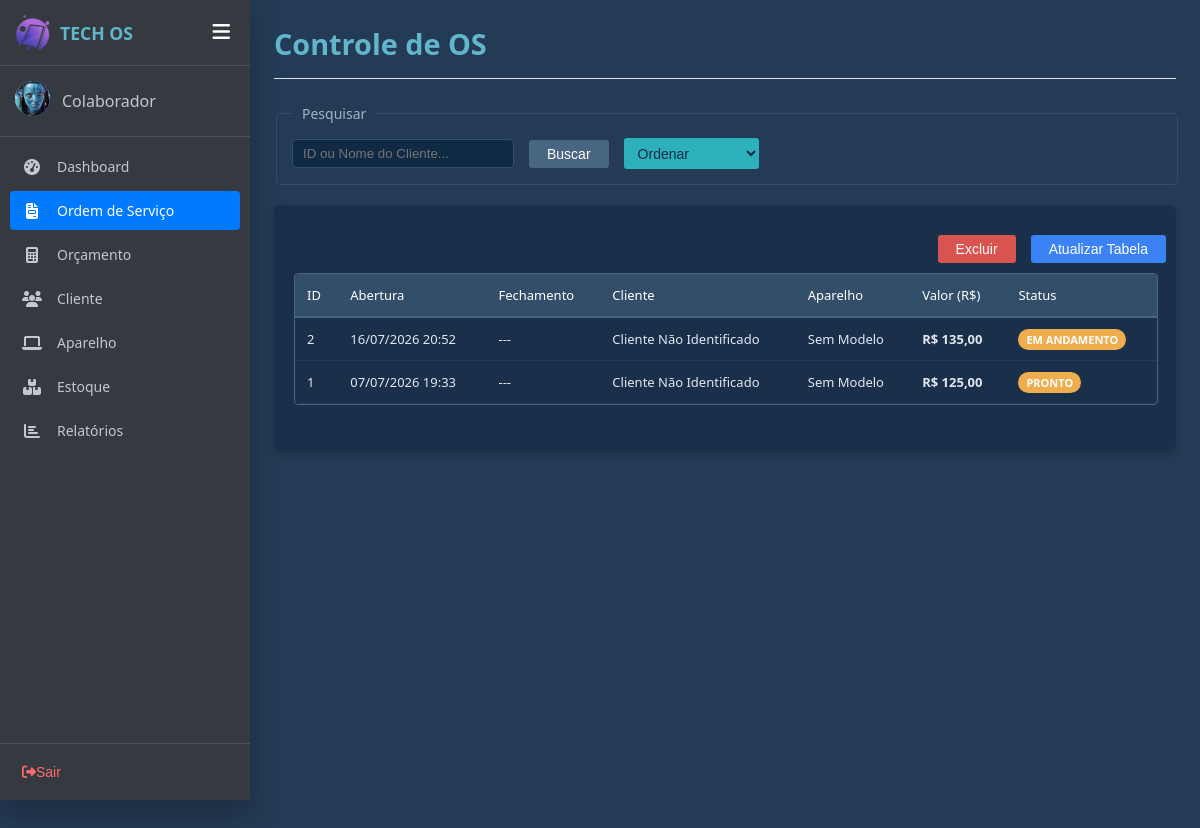
Page /os.php on the earlier database version.
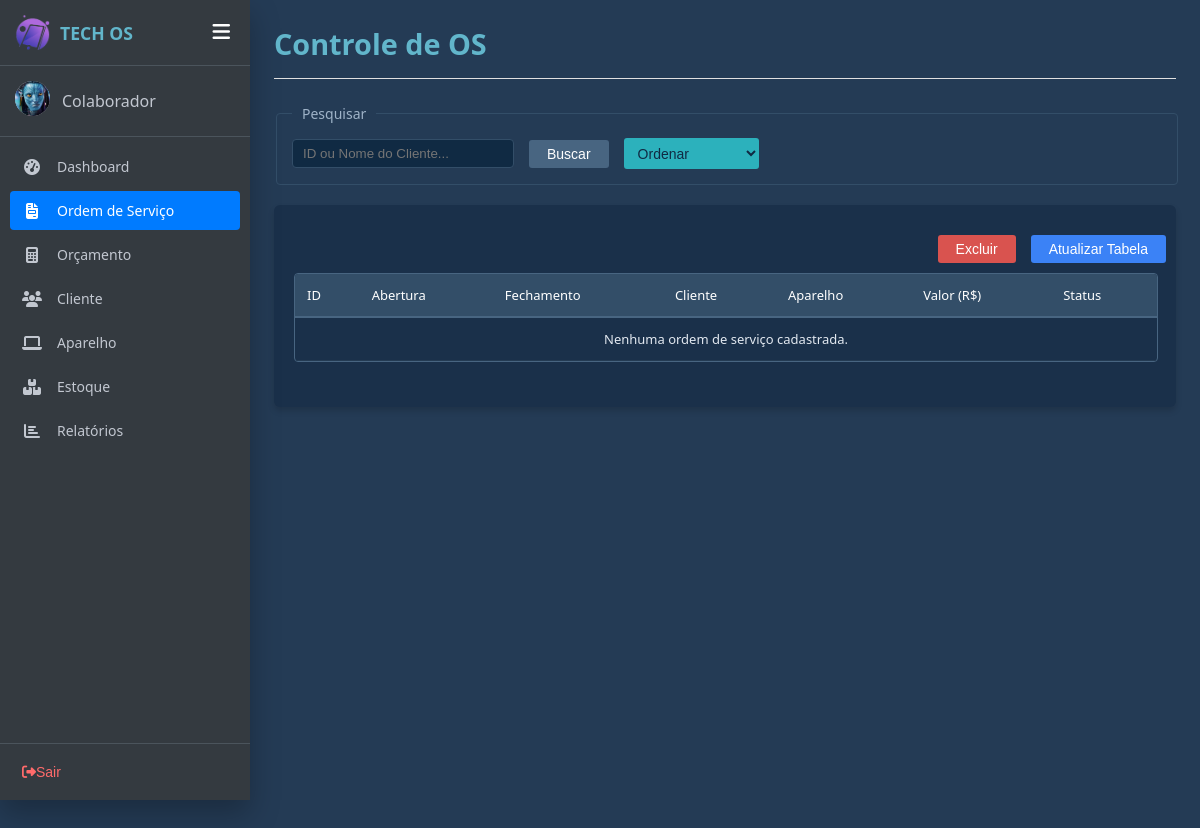
Same page on the later database version.
### tables this page shows
CREATE TABLE `os` (
  `idOS` int(11) NOT NULL COMMENT 'Chave primária de identificação da Ordem de Serviço',
  `aberturaOS` datetime NOT NULL DEFAULT current_timestamp() COMMENT 'Data e hora em que a Ordem de Serviço foi aberta',
  `fechamentoOS` datetime DEFAULT NULL COMMENT 'Data e hora em que o serviço foi finalizado e a OS foi encerrada',
  `descricaoOS` varchar(500) DEFAULT NULL COMMENT 'Relato detalhado informado pleo cliente da situaçção do equipamento',
  `servicoOS` varchar(255) DEFAULT NULL COMMENT 'Nome, tipo ou resumo do serviço principal que será executado.',
  `valorOS` decimal(10,2) DEFAULT 0.00 COMMENT 'Valor financeiro total cobrado pela execução desta Ordem de Serviço',
  `observacoesOS` varchar(500) DEFAULT NULL COMMENT 'Notas adicionais sobre o andamento do serviço',
  `status` varchar(50) DEFAULT 'aberto' COMMENT 'Situação atual da OS',
  `Aparelho_idAparelho` int(11) NOT NULL COMMENT 'Chave estrangeira. Vincula a OS ao aparelho que receberá a manutenção',
  `Funcionario_idFuncionario` int(11) DEFAULT NULL COMMENT 'Chave estrangeira. Identifica o funcionário responsável por executar o serviço',
  `Cliente_idCliente` int(11) NOT NULL COMMENT 'Chave estrangeira. Identifica o cliente que solicitou a Ordem de Serviço'
);

### php/funcoes.php (called while the page is built, shortened)
<?php
include_once('funcaoOrcamento.php');
include_once('funcaoOs.php');
function foto($id = null) {
    $caminhoPadrao = "img/usuarios/padrao.png";
    return $caminhoPadrao;
}
function nomeFuncionario($id = null) {
    return $_SESSION['nomeFuncionario'] ?? "Colaborador";
}
?>

### php/funcaoOs.php (the view, shortened to what this page needs)
<?php
function listarOS() {
    $html = "";
    $sql = "SELECT os.idOS,
                   os.aberturaOS,
                   os.fechamentoOS,
                   os.valorOS,
                   os.status,
                   COALESCE(c.nomeCliente, 'Cliente Não Identificado') AS nomeCliente,
                   COALESCE(m.nomeMarca, '') AS nomeMarca,
                   COALESCE(mo.nomeModelo, 'Sem Modelo') AS nomeModelo
            FROM os os
            LEFT JOIN clientes c ON os.Cliente_idCliente = c.idCliente
            LEFT JOIN aparelho a ON os.Aparelho_idAparelho = a.idAparelho
            LEFT JOIN modelo mo ON a.Modelo_idModelo = mo.idModelo
            LEFT JOIN marca m ON mo.Marca_idMarca = m.idMarca
            ORDER BY os.idOS DESC";
    include("includes/conexao.php");
    $result = mysqli_query($conn, $sql);
    if ($result && mysqli_num_rows($result) > 0) {
        foreach ($result as $coluna) {
            $statusFormatado = ucfirst($coluna['status']);
            $statusValor = strtolower($coluna['status']);
            $classeBadge = 'badge-aberto';
            if ($statusValor == 'pronto') $classeBadge = 'badge-aberto';
            $abertura = !empty($coluna['aberturaOS']) ? date('d/m/Y H:i', strtotime($coluna['aberturaOS'])) : "---";
            $fechamento = (!empty($coluna['fechamentoOS']) && $coluna['fechamentoOS'] != '0000-00-00 00:00:00')
                ? date('d/m/Y H:i', strtotime($coluna['fechamentoOS']))
                : "---";
            $aparelhoExibicao = trim($coluna['nomeMarca'] . " " . $coluna['nomeModelo']);
            $html .= "<tr data-id='" . $coluna['idOS'] . "' data-status='" . $statusValor . "'>
                        <td>" . $coluna['idOS'] . "</td>
                        <td>" . $abertura . "</td>
                        <td>" . $fechamento . "</td>
                        <td>" . htmlspecialchars($coluna['nomeCliente'], ENT_QUOTES) . "</td>
                        <td>" . htmlspecialchars($aparelhoExibicao, ENT_QUOTES) . "</td>
                        <td><strong>R$ " . number_format($coluna['valorOS'], 2, ',', '.') . "</strong></td>
                        <td><span class='badge " . $classeBadge . " badge-status-btn' style='cursor: pointer;'>" . $statusFormatado . "</span></td>
                      </tr>";
        }
    } else {
        $html .= "<tr><td colspan='7' style='text-align:center;'>Nenhuma ordem de serviço cadastrada.</td></tr>";
    }
    return $html;
}
?>

### os.php (shortened to what this page needs)
<?php
include("php/funcoes.php");
$currentPage = 'os';
?>
<!DOCTYPE html>
<html lang="pt-BR">
<head>
    <link rel="stylesheet" href="css/style_geral.css">
</head>
<body>
    <?php include('sidebar.php'); ?>
    <div class="page-content">
        <div class="os-header">
            <h2>Controle de OS</h2>
        </div>
        <fieldset class="search-fieldset">
            <legend>Pesquisar</legend>
            <div class="search-box">
                <input type="text" id="pesquisar" name="pesquisar" placeholder="ID ou Nome do Cliente...">
                <button type="button" class="btn btn-blue" id="btnBuscar">Buscar</button>
                <select id="ordenarSelect" class="btn btn-cyan" style="color: #102a43; cursor: pointer; height: 31px; padding: 0 10px;">
                    <option value="" style="color: black;">Ordenar</option>
                </select>
            </div>
        </fieldset>
        <div class="section-card">
            <div class="footer-actions">
                <button type="button" class="btn btn-red" id="btnExcluir">Excluir</button>
                <button type="button" class="btn btn-light-blue" onclick="window.location.reload();">Atualizar Tabela</button>
            </div>
            <div class="table-container">
                <table class="os-table" id="osTable">
                    <thead>
                        <tr>
                            <th>ID</th>
                            <th>Abertura</th>
                            <th>Fechamento</th>
                            <th>Cliente</th>
                            <th>Aparelho</th>
                            <th>Valor (R$)</th>
                            <th>Status</th>
                        </tr>
                    </thead>
                    <tbody>
                       <?php echo listarOs() ?>
                    </tbody>
                </table>
            </div>
        </div>
    </div>
</body>
</html>

### sidebar.php (shortened to what this page needs)
<?php
include_once("php/funcoes.php");
$idLogado = $_SESSION['idFuncionario'] ?? null;
?>
<link rel= "stylesheet" href="css/sidebar.css">
<link rel="stylesheet" href="https://cdnjs.cloudflare.com/ajax/libs/font-awesome/6.4.0/css/all.min.css">
<div class="sidebar" id="mySidebar">
    <div class="sidebar-header">
        <div class="sidebar-brand">
            <div class="brand-icon">
                <img src="img/techOs.png" alt="Logo TechOS">
            </div>
            <span>TECH OS</span>
        </div>
        <button class="btn-toggle-menu" onclick="toggleSidebar()">
            <i class="fas fa-bars"></i>
        </button>
    </div>
    <div class="sidebar-user">
    <div class="image">
        <img src="<?= foto($idLogado); ?>" alt="Avatar" class="user-avatar">
    </div>
    <div class="info">
        <span class="d-block text-white"><?= nomeFuncionario($idLogado); ?></span>
    </div>
</div>
    <ul class="sidebar-menu">
        <li class="menu-item <?= ($currentPage == 'dashboard') ? 'active' : ''; ?>">
            <a href="dashboard.php"><i class="fas fa-tachometer-alt"></i> <span>Dashboard</span></a>
        </li>
        <li class="menu-item <?= ($currentPage == 'os') ? 'active' : ''; ?>">
            <a href="os.php"><i class="fas fa-file-invoice"></i> <span>Ordem de Serviço</span></a>
        </li>
        <li class="menu-item <?= ($currentPage == 'orcamento') ? 'active' : ''; ?>">
            <a href="orcamentos.php"><i class="fas fa-calculator"></i> <span>Orçamento</span></a>
        </li>
        <li class="menu-item <?= ($currentPage == 'cliente') ? 'active' : ''; ?>">
            <a href="cliente.php"><i class="fas fa-users"></i> <span>Cliente</span></a>
        </li>
        <li class="menu-item <?= ($currentPage == 'aparelho') ? 'active' : ''; ?>">
            <a href="cadastroAparelho.php"><i class="fas fa-laptop"></i> <span>Aparelho</span></a>
        </li>
        <li class="menu-item <?= ($currentPage == 'estoque') ? 'active' : ''; ?>">
            <a href="estoque.php"><i class="fas fa-boxes"></i> <span>Estoque</span></a>
        </li>
        <li class="menu-item <?= ($currentPage == 'relatorios') ? 'active' : ''; ?>">
            <a href="relatorio.php"><i class="fas fa-chart-bar"></i> <span>Relatórios</span></a>
        </li>
    </ul>
    <div class="sidebar-footer">
        <button class="btn-logout" onclick="window.location.href='index.php'">
            <i class="fas fa-sign-out-alt"></i> <span>Sair</span>
        </button>
    </div>
</div>

### css/style_geral.css (style rules this page uses)
.page-content { display: flex; flex-direction: column; width: 100%; padding: 24px; min-height: 100vh; overflow-x: hidden; background-color: #243b55; color: #ffffff; font-family: 'Segoe UI', Tahoma, Geneva, Verdana, sans-serif; }
.os-header { display: flex; justify-content: space-between; align-items: center; border-bottom: 1px solid #e0e0e0; padding-bottom: 10px; margin-bottom: 25px; }
.os-header h2 { font-size: 1.8rem; color: #62b6cb; margin: 0 0 5px 0; }
.search-fieldset { border: 1px solid #334e68; border-radius: 4px; padding: 15px; margin-bottom: 20px; width: 100%; box-sizing: border-box; }
.search-fieldset legend { padding: 0 10px; font-size: 14px; color: #9fb3c8; }
.search-box { display: flex; align-items: center; gap: 15px; }
.search-box input[type="text"] { background-color: #102a43; border: 1px solid #334e68; color: white; padding: 6px 10px; border-radius: 4px; width: 200px; outline: none; }
.btn { padding: 6px 18px; border: none; border-radius: 3px; cursor: pointer; font-size: 14px; transition: background 0.2s; }
.btn-blue { background-color: #486581; color: white; }
.btn-cyan { background-color: #2cb1bc; color: #102a43; font-weight: 500; }
.btn-red { background-color: #d9534f; color: white; }
.btn-light-blue { background-color: #3b82f6; color: white; }
.section-card { background-color: #1a304a; border-radius: 6px; padding: 20px; box-shadow: 0 4px 6px rgba(0, 0, 0, 0.15); }
.table-container { border: 1px solid #486581 !important; border-radius: 4px; background-color: #1a304a; overflow-x: auto; margin-bottom: 25px; width: 100%; flex-grow: 1; }
.os-table { width: 100%; border-collapse: collapse; text-align: left; font-size: 13px; }
.os-table th { background-color: #334e68; color: #ffffff; padding: 12px; font-weight: 500; border-bottom: 2px solid #486581; }
.os-table td { padding: 12px; border-bottom: 1px solid #243b53; color: #e2e8f0; }
.footer-actions { display: flex; justify-content: right; gap: 15px; width: 100%; margin-top: auto; padding: 10px; }
.badge { padding: 3px 8px; border-radius: 12px; font-size: 11px; text-transform: uppercase; font-weight: bold; }
.badge-aberto { background-color: #f0ad4e; color: #fff; }

Differences in the rows shown:
removed os: idOS "2", aberturaOS "16/07/2026 20:52", fechamentoOS "---", nomeCliente "Cliente Não Identificado", aparelhoExibicao "Sem Modelo", valorOS "135,00", status "EM ANDAMENTO"
removed os: idOS "1", aberturaOS "07/07/2026 19:33", fechamentoOS "---", nomeCliente "Cliente Não Identificado", aparelhoExibicao "Sem Modelo", valorOS "125,00", status "PRONTO"
Other differences:
text now shown: "Nenhuma ordem de serviço cadastrada."
